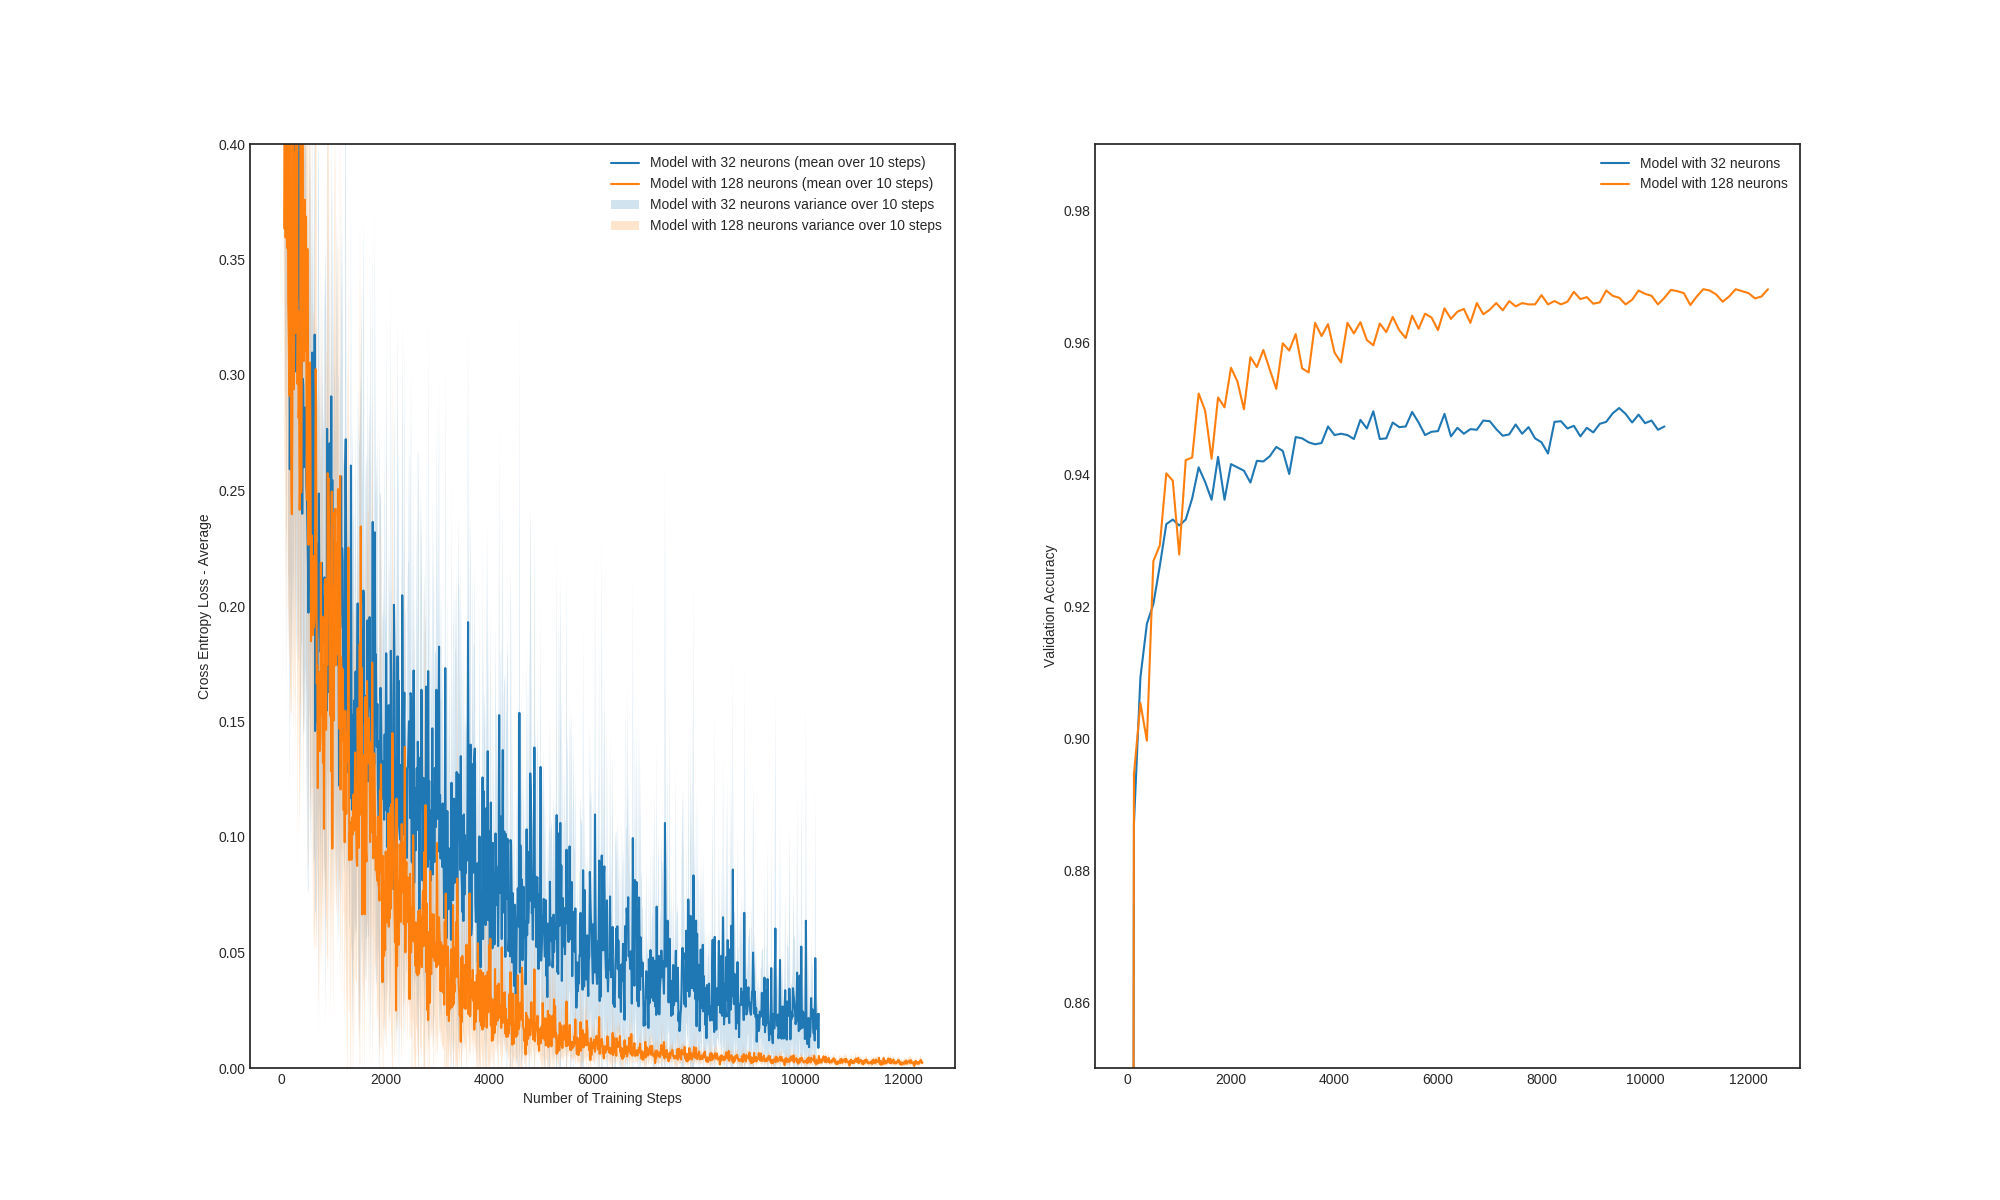

Recreate this plot in Python.
import utils
import matplotlib.pyplot as plt
from task2a import pre_process_images, one_hot_encode, SoftmaxModel
from task2 import SoftmaxTrainer
import numpy as np

if __name__ == "__main__":
    # hyperparameters DO NOT CHANGE IF NOT SPECIFIED IN ASSIGNMENT TEXT
    num_epochs = 50
    learning_rate = .1
    batch_size = 32
    neurons_per_layer_small = [32, 10]
    neurons_per_layer_large = [128, 10]

    momentum_gamma = .9  # Task 3 hyperparameter
    shuffle_data = True

    early_stopping = True
    use_improved_sigmoid = True
    use_improved_weight_init = True
    use_momentum = True

    # Load dataset
    X_train, Y_train, X_val, Y_val = utils.load_full_mnist()
    mean = np.mean(X_train)
    std = np.std(X_train)
    X_train = pre_process_images(X_train, mean, std)
    X_val = pre_process_images(X_val, mean, std)
    Y_train = one_hot_encode(Y_train, 10)
    Y_val = one_hot_encode(Y_val, 10)

    model = SoftmaxModel(
        neurons_per_layer_small,
        use_improved_sigmoid,
        use_improved_weight_init)
    trainer = SoftmaxTrainer(
        momentum_gamma, use_momentum,
        model, learning_rate, batch_size, shuffle_data, early_stopping,
        X_train, Y_train, X_val, Y_val,
    )
    train_history, val_history = trainer.train(num_epochs)

    # Example created in assignment text - Comparing with and without shuffling.
    # YOU CAN DELETE EVERYTHING BELOW!
    shuffle_data = False
    model_large = SoftmaxModel(
        neurons_per_layer_large,
        use_improved_sigmoid,
        use_improved_weight_init)
    trainer_shuffle = SoftmaxTrainer(
        momentum_gamma, use_momentum,
        model_large, learning_rate, batch_size, shuffle_data, early_stopping,
        X_train, Y_train, X_val, Y_val,
    )
    train_history_no_shuffle, val_history_no_shuffle = trainer_shuffle.train(
        num_epochs)
    shuffle_data = True
    plt.figure(figsize=(20, 12))
    plt.subplot(1, 2, 1)
    utils.plot_loss(train_history["loss"],
                    "Model with 32 neurons", npoints_to_average=10)
    utils.plot_loss(
        train_history_no_shuffle["loss"], "Model with 128 neurons", npoints_to_average=10)
    plt.xlabel("Number of Training Steps")
    plt.ylabel("Cross Entropy Loss - Average")
    plt.legend()

    plt.ylim([0, .4])
    plt.subplot(1, 2, 2)
    plt.ylim([0.85, .99])




    utils.plot_loss(val_history["accuracy"], "Model with 32 neurons")
    utils.plot_loss(
        val_history_no_shuffle["accuracy"], "Model with 128 neurons")
    plt.ylabel("Validation Accuracy")
    plt.legend()
    plt.savefig("task4ab.png")

    plt.show()